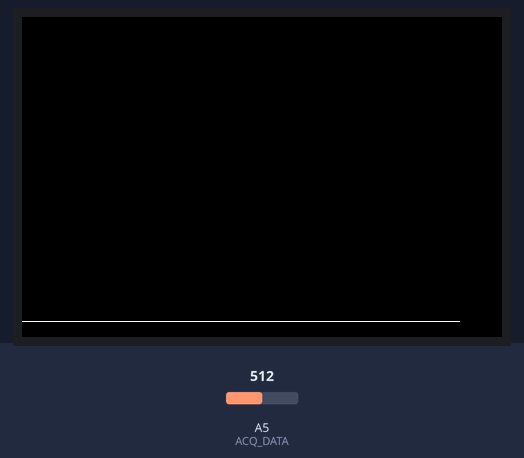
Bench run of a sketch on a simulated Arduino Uno, built with avr-gcc and run on an emulated ATmega328P. On the bench: 480×320 colour display. The test bench sets the inputs (shaded band); at power-on: A5 (ACQ_DATA) = 512. What the sketch prints to the serial monitor is not drawn.

Above: at 1.3 s.
At 3.1 s:
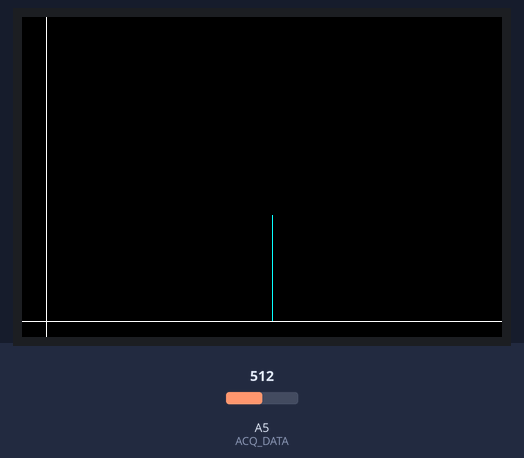
3.2 s: A5 (ACQ_DATA) set to 0
4.7 s: A5 (ACQ_DATA) set to 20
6.2 s: A5 (ACQ_DATA) set to 122
At 11.1 s:
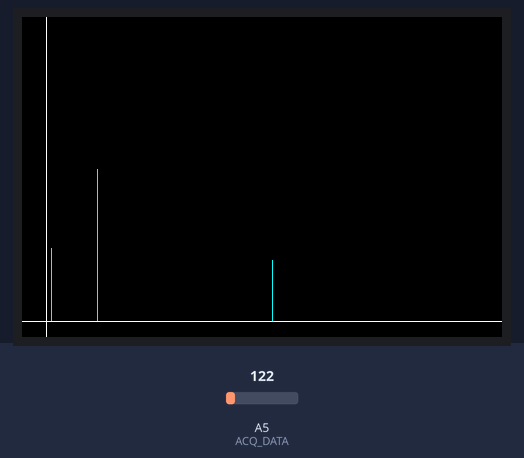
Timing chart, 0 to 12.6 s (numbered marks = the images above; inputs shaded):
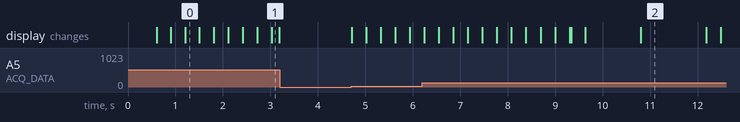

The sketch:

Test_Example.ino
```cpp
#include <LCDWIKI_GUI.h> //Core graphics library
#include <LCDWIKI_KBV.h> //Hardware-specific library

#define ACQ_DATA A5
#define BUFFER 432

float Scaler = 1;
int THRESHOLD =  10;

int acq_data[BUFFER]={0};
float  acq_data_check;
float data_entry;
float temp_value;
int value;

LCDWIKI_KBV my_lcd(320,480,A3,A2,A1,A0,A4);//height,width,cs,cd,wr,rd,reset

void setup()
{
  Serial.begin(115200);
  Serial.print(acq_data[0]);
  Serial.println("Reset");
  my_lcd.Init_LCD();
  my_lcd.Fill_Screen(0x0000);
  my_lcd.Set_Rotation(1);
  draw_line_delay(0,(my_lcd.Get_Height())*0.95,480,(my_lcd.Get_Height())*0.95,0xFFFF,2); // x-axis
  draw_line_delay((my_lcd.Get_Width())*0.05 ,0,(my_lcd.Get_Width())*0.05,320,0xFFFF,2); //y-axis
}

void loop()
{
  analog_wave();
  delay(10);
}


void draw_line(int x1, int y1,int x2,int y2, uint16_t color)
{
  my_lcd.Set_Draw_color(color);
  if((x1 < 0) || (y1 < 0) || (x1 > my_lcd.Get_Width()) || (y1 > my_lcd.Get_Height() || (x2 < 0) || (y2 < 0) || (x2 > my_lcd.Get_Width()) || (y2 > my_lcd.Get_Height())))
  {
    return;
  }
  else{
    if((x1 < x2))
    {

    float slope = float(y2-y1)/float(x2-x1);
    Serial.println(slope);
    for(int row = x1; row<=x2; row++)
    {
      int col_value = y1+round(slope*(row-x1));
      int row_value = row;
     my_lcd.Draw_Pixel(row_value, col_value);
    }
    }

    else if((x1>x2))
    {
    float slope = float(y1-y2)/float(x1-x2);
    Serial.println(slope);
    for(int row = x2; row<=x1; row++)
    {
      int col_value = y2+round(slope*(row-x2));
      int row_value = row;
     my_lcd.Draw_Pixel(row_value, col_value);
    }
    }
    else
    {
      if(y2>y1)
    {
     for(int col = y1; col<=y2; col++)
    {
     int col_value = col;
     my_lcd.Draw_Pixel(x1, col_value);
    }
    }
    else if(y2<y1)
    {
       for(int col = y2; col<=y1; col++)
    {
     int col_value = col;
     my_lcd.Draw_Pixel(x1, col_value);
    }
    }
    }
  }
}

void draw_line_delay(int x1, int y1,int x2,int y2, uint16_t color, int wait)
{
  my_lcd.Set_Draw_color(color);
  if((x1 < 0) || (y1 < 0) || (x1 > my_lcd.Get_Width()) || (y1 > my_lcd.Get_Height() || (x2 < 0) || (y2 < 0) || (x2 > my_lcd.Get_Width()) || (y2 > my_lcd.Get_Height())))
  {
    return;
  }
  else{
    if(x1 < x2)
    {

    float slope = float(y2-y1)/float(x2-x1);
    for(int row = x1; row<=x2; row++)
    {
      delay(wait);
      int col_value = y1+round(slope*(row-x1));
      int row_value = row;
     my_lcd.Draw_Pixel(row_value, col_value);
    }
    }

       else if((x1>x2))
    {
    float slope = float(y1-y2)/float(x1-x2);
    for(int row = x2; row<=x1; row++)
    {
      delay(wait);
      int col_value = y2+round(slope*(row-x2));
      int row_value = row;
     my_lcd.Draw_Pixel(row_value, col_value);
    }
    }
    else
    {
      if(y2>y1)
    {
     for(int col = y1; col<=y2; col++)
    {
      delay(wait);
     int col_value = col;
     my_lcd.Draw_Pixel(x1, col_value);
    }
    }
    else if(y2<y1)
    {
       for(int col = y2; col<=y1; col++)
    {
      delay(wait);
     int col_value = col;
     my_lcd.Draw_Pixel(x1, col_value);
    }
    }
    }
  }
}

void sin_wave()
{
 //do nothing
}

void analog_wave()
{
 acq_data_check =  analogRead(ACQ_DATA);
  if(acq_data_check > THRESHOLD)
  {
    data_entry = ((acq_data_check-10)*(480-24))/(1023-10);

    //Serial.println(value);
    if(data_entry < BUFFER && data_entry>=0)
    {
      value = int(data_entry);
      if(acq_data[value] < 304)
      {

        acq_data[value]=int(acq_data[value]+1);
        //Serial.println(acq_data[value]);
        update_screen(25+value,304-acq_data[value],0xFFF);
      }
      else
      {
        Scaler = Scaler+1;
        acq_data[value]=int(acq_data[value]+1);
        my_lcd.Set_Draw_color(0x0000);
        for(int num=0; num<BUFFER; num++)
        {
          temp_value = acq_data[num]*0.5;

          acq_data[num]= int(temp_value);
          //Serial.println(temp_value);
          for(int i=0;i<304-acq_data[num];i++)
          {
          my_lcd.Set_Draw_color(0x0000);
          my_lcd.Draw_Pixel(25+num,i);
          }
        }
      }
    }
  }
}

void update_screen(int row, int column, uint16_t color)
{
  my_lcd.Set_Draw_color(color);
   my_lcd.Draw_Pixel(row,column);
}
```

Measured:
- after the input at 3.2 s, every drawn part: stays the same
